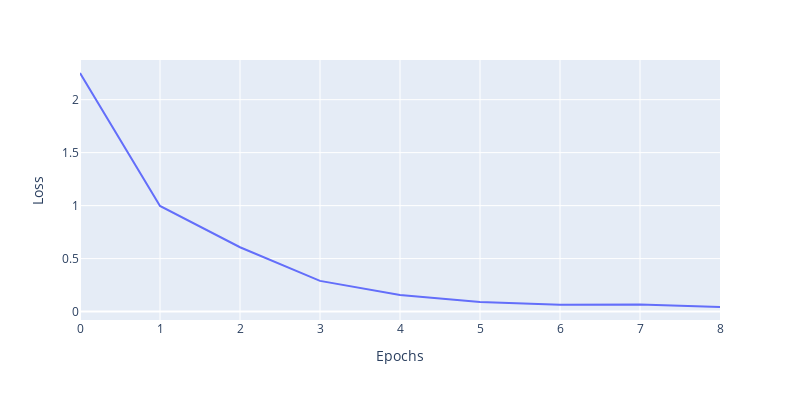

Notebook code cell kept with this figure:
### Code cell
fig = px.line(dfp, x=dfp.index, y='Loss')
fig.update_layout(xaxis_title="Epochs", yaxis_title="Loss", width=800, height=400)
fig.show()

### Figure 1 — Plotly figure (JSON) as saved in the notebook; plotly's stock layout.template omitted (floating-point values rounded to 4 significant figures)
{"data": [{"hovertemplate": "index=%{x}<br>Loss=%{y}<extra></extra>", "legendgroup": "", "line": {"color": "#636efa", "dash": "solid"}, "mode": "lines", "name": "", "orientation": "v", "showlegend": false, "type": "scatter", "x": [0, 1, 2, 3, 4, 5, 6, 7, 8], "xaxis": "x", "y": [2.252, 0.9972, 0.6075, 0.2899, 0.1564, 0.09116, 0.06473, 0.06674, 0.0435], "yaxis": "y"}], "layout": {"height": 400, "legend": {"tracegroupgap": 0}, "margin": {"t": 60}, "width": 800, "xaxis": {"anchor": "y", "domain": [0, 1], "title": {"text": "Epochs"}}, "yaxis": {"anchor": "x", "domain": [0, 1], "title": {"text": "Loss"}}}}
